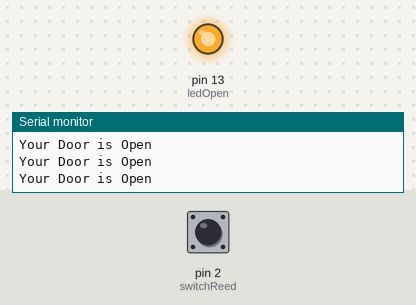
The sketch below on a simulated Arduino Uno, built with avr-gcc and run on an emulated ATmega328P. Shown: output pins drawn as LEDs (lit = HIGH), the last lines printed to the serial monitor. Dashed ring = blinking. Inputs (shaded band) come from the test bench; at power-on: pin 2 (switchReed) LOW.

Above: at 1.2 s.
1.3 s: pin 2 (switchReed) pulled HIGH for 0.15 s
At 1.39 s:
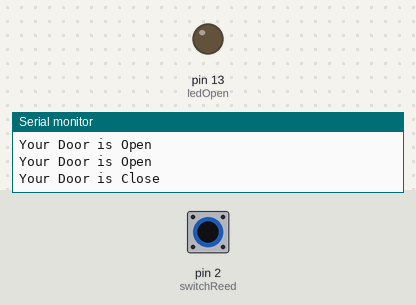
2.9 s: pin 2 (switchReed) pulled HIGH for 1 s
At 4.3 s:
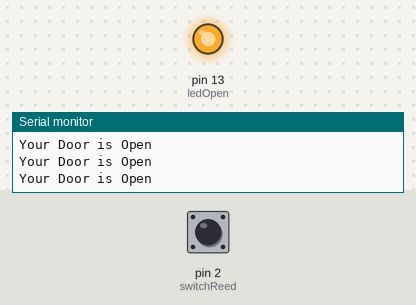
6.9 s: pin 2 (switchReed) pulled HIGH for 3.2 s
At 8.0 s:
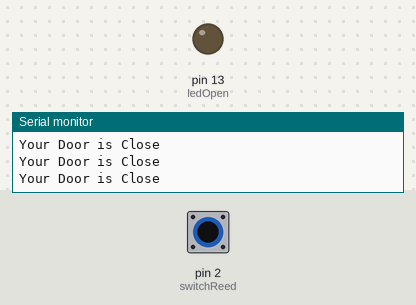
11.6 s: pin 2 (switchReed) pulsed HIGH 2 times (0.12 s each, 0.3 s apart)
At 11.82 s:
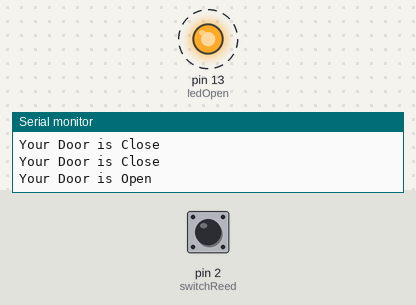
15.2 s: pin 2 (switchReed) driven HIGH
At 16.5 s:
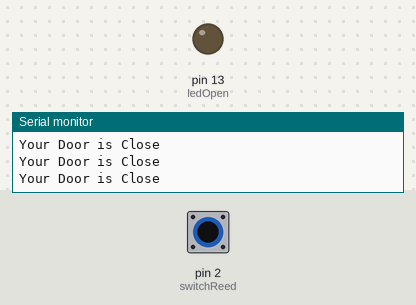
18.2 s: pin 2 (switchReed) driven LOW
At 19.3 s:
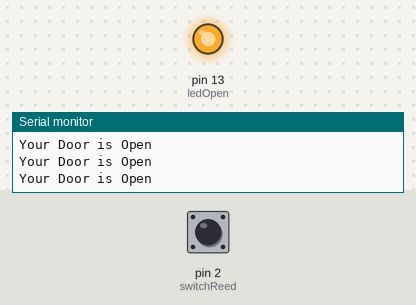
Timing chart, 0 to 21.2 s (numbered marks = the images above; inputs shaded):
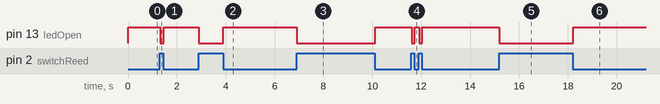

The sketch:

Magnetic_Reed_Switch.ino
```cpp
/*
 *  Author:dharmendra Kumar Yadav

 */

int ledOpen=13;
int switchReed=2;

void setup(){
  pinMode(ledOpen, OUTPUT);
  pinMode(switchReed, INPUT);
  Serial.begin(9600);
}

void loop(){

  if (digitalRead(switchReed)==HIGH){
    digitalWrite(ledOpen, LOW);
    Serial.println("Your Door is Close");
  }
  else {
    digitalWrite(ledOpen, HIGH);
    Serial.println("Your Door is Open");
  }
  delay(1);
}
```

Measured:
- after the input at 1.3 s, pin 13 (ledOpen): HIGH → LOW at once, → HIGH 0.15 s later
- after the input at 2.9 s, pin 13 (ledOpen): HIGH → LOW at once, → HIGH 1.0 s later
- after the input at 6.9 s, pin 13 (ledOpen): HIGH → LOW at once, → HIGH 3.2 s later
- after the input at 11.6 s, pin 13 (ledOpen): alternates HIGH for 0.18 s and LOW for 0.12 s, 4 changes in all, then stays HIGH, starting at once
- after the input at 15.2 s, pin 13 (ledOpen): HIGH → LOW at once
- after the input at 18.2 s, pin 13 (ledOpen): LOW → HIGH at once
